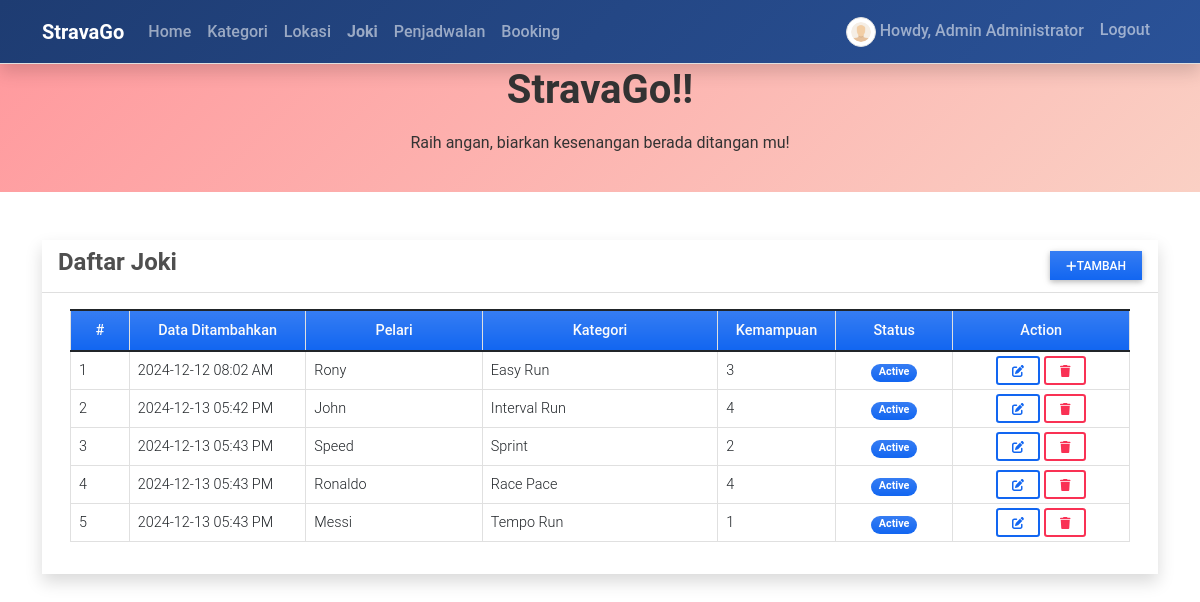
/joki (signed in), run on the app's committed database.
### reservationApp/models.py (models this page shows)
class Run(models.Model):
    category = models.ForeignKey(Category,on_delete=models.CASCADE, blank= True, null = True)
    bus_number = models.CharField(max_length=250)
    seats = models.FloatField(max_length=5, default=0)
    status = models.CharField(max_length=2, choices=(('1','Active'),('2','Inactive')), default=1)
    date_created = models.DateTimeField(default=timezone.now)
    date_updated = models.DateTimeField(auto_now=True)
    class Meta:
        db_table = 'bus'
    def __str__(self):
        return self.bus_number

class Category(models.Model):
    name = models.CharField(max_length=250)
    description = models.TextField()
    status = models.CharField(max_length=2, choices=(('1','Active'),('2','Inactive')), default=1)
    date_created = models.DateTimeField(default=timezone.now)
    date_updated = models.DateTimeField(auto_now=True)
    def __str__(self):
        return self.name

### reservationApp/views.py (the view)
# urls.py: path('joki',views.bus_mgt,name='bus-page'),
@login_required
def bus_mgt(request):
    context['page_title'] = "Buses"
    buses = Run.objects.all()
    context['buses'] = buses
    return render(request, 'bus_mgt.html', context)

### reservationApp/templates/bus_mgt.html (shortened to what this page needs)
{% extends 'base.html' %} {% load humanize %} {% block pageContent %}
<div class="col-lg-12 col-md-12 col-sm-12 col-xs-12">
    <div class="card card-default rounded-0 shadow ">
        <div class="card-header">
            <div class="d-flex w-100 align-items-center justify-content-between">
                <h4 class="card-title fw-bold">Daftar Joki</h4>
                <div class="tools">
                    <button type="button" class="btn btn-primary rounded-0 bg-gradient btn-sm" id='add_new'><i class="fa fa-plus"></i>Tambah</button>
                </div>
            </div>
        </div>
        <div class="card-body">
            <div class="container-fluid">
                <table class="table table-bordered" id="bus-list">
                    <colgroup>
                        <col width="5%">
                        <col width="15%">
                        <col width="15%">
                        <col width="20%">
                        <col width="10%">
                        <col width="10%">
                        <col width="15%">
                    </colgroup>
                    <thead>
                        <tr class="bg-gradient bg-primary bg-opacity-50 text-light">
                            <th class="px-2 py-2 text-center">#</th>
                            <th class="px-2 py-2 text-center">Data Ditambahkan</th>
                            <th class="px-2 py-2 text-center">Pelari</th>
                            <th class="px-2 py-2 text-center">Kategori</th>
                            <th class="px-2 py-2 text-center">Kemampuan</th>
                            <th class="px-2 py-2 text-center">Status</th>
                            <th class="px-2 py-2 text-center">Action</th>
                        </tr>
                    </thead>
                    <tbody>
                        {% for bus in buses %}
                        <tr>
                            <td class="px-2 py-1 align-middle">{{ forloop.counter }}</td>
                            <td class="px-2 py-1 align-middle">{{ bus.date_created|date:"Y-m-d h:i A" }}</td>
                            <td class="px-2 py-1 align-middle">{{ bus }}</td>
                            <td class="px-2 py-1 align-middle">{{ bus.category }}</td>
                            <td class="px-2 py-1 align-middle">{{ bus.seats|floatformat:0|intcomma }}</td>
                            <td class="px-1 py-1 align-middle text-center">
                                {% if bus.status == '1' %}
                                <span class="badge bg-primary bg-gradient rounded-pill px-2">Active</span> {% else %}
                                <span class="badge bg-secondary bg-gradient rounded-pill px-2">Inactive</span> {% endif %}
                            </td>
                            <td class="px-2 py-1 align-middle text-center">
                                <a class="btn btn-outline-primary btn-sm edit-data" href="javascript:void(0)" data-id="{{ bus.pk }}" title="Edit">
                                    <i class="fa fa-edit"></i>
                                </a>
                                <button class="btn btn-outline-danger btn-sm delete-data" type="button" data-id="{{ bus.pk }}" title="Delete">
                                    <i class="fa fa-trash"></i>
                                </button>
                            </td>
                        </tr>
                        {% endfor %}
                    </tbody>
                </table>
            </div>
        </div>
    </div>
</div>
{% endblock pageContent %}

### reservationApp/templates/topNavigation.html (shortened to what this page needs)
{% load static %}
<header>
    <nav class="navbar navbar-expand-lg navbar-dark fixed-top shadow border-bottom">
        <div class="container">
            <span class="navbar-brand">StravaGo</span>
            <div class="collapse navbar-collapse" id="navbarExample01">
                <ul class="navbar-nav me-auto mb-2 mb-lg-0" id="topNav">
                    <li class="nav-item">
                        <a class="nav-link" aria-current="page" href="{% url 'home-page' %}">Home</a>
                    </li>
                    {% if user.id %}
                    <li class="nav-item">
                        <a class="nav-link" aria-current="page" href="{% url 'category-page' %}">Kategori</a>
                    </li>
                    <li class="nav-item">
                        <a class="nav-link" aria-current="page" href="{% url 'location-page' %}">Lokasi</a>
                    </li>
                    <li class="nav-item">
                        <a class="nav-link" aria-current="page" href="{% url 'bus-page' %}">Joki</a>
                    </li>
                    <li class="nav-item">
                        <a class="nav-link" aria-current="page" href="{% url 'schedule-page' %}">Penjadwalan</a>
                    </li>
                    <li class="nav-item">
                        <a class="nav-link" aria-current="page" href="{% url 'booking-page' %}">Booking</a>
                    </li>
                    {% endif %}
                </ul>
                <ul class="navbar-nav d-flex flex-row">
                    {% if user.id %}
                    <li class="nav-item me-3 me-lg-0">
                        <a class="nav-link" href="{% url 'profile' %}">
                            <span class="me-1"><img src="{{ MEDIA_URL }}/default/default-avatar.png" alt="User Avatar" id="user-avatar" class="img-thumbnail rounded-circle"></span>Howdy, {{ user.first_name }} {{user.last_name}}
                        </a>
                    </li>
                    <li class="nav-item me-3 me-lg-0">
                        <a class="nav-link" href="{% url 'logout' %}">Logout</a>
                    </li>
                    {% else %}
                    <li class="nav-item me-3 me-lg-0">
                        <a class="nav-link" href="{% url 'login' %}">Login</a>
                    </li>
                    {% endif %}
                </ul>
            </div>
        </div>
    </nav>
    <div id="intro" class="pt-2 text-center">
        <h1 class="mb-3">StravaGo!!</h1>
        <p class="mb-3">Raih angan, biarkan kesenangan berada ditangan mu!</p>
    </div>
</header>

### static/assets/default/css/style.css (style rules this page uses)
html, body { height: 100%; width: 100%; max-height: 100%; overflow: auto; display: flex; flex-direction: column; }
body>header { flex-shrink: auto; }
#user-avatar { width: 1.8rem; height: 1.8rem; object-fit: scale-down; object-position: center center; }
.nav-item.active a.nav-link { font-weight: bolder !important; }

### reservationApp/templates/topNavigation.html (style rules this page uses)
#intro { margin-top: 58px; background: linear-gradient(135deg, #ff9a9e, #fad0c4); color: #333; padding: 20px 0; }
#intro h1 { font-size: 2.5rem; font-weight: bold; }
.navbar { background: linear-gradient(135deg, #1e3c72, #2a5298); }
.navbar .nav-link { color: #fff; font-weight: 500; transition: color 0.3s ease; }
.navbar-brand { color: #fff; font-size: 1.25rem; font-weight: bold; }
#user-avatar { width: 30px; height: 30px; }
.shadow { box-shadow: 0 4px 6px rgba(0, 0, 0, 0.1); }

### data on the page
Run: date_created "2024-12-12 08:02 AM", bus_number "Rony", category "Easy Run", seats "3", status "Active"
Run: date_created "2024-12-13 05:42 PM", bus_number "John", category "Interval Run", seats "4", status "Active"
Run: date_created "2024-12-13 05:43 PM", bus_number "Speed", category "Sprint", seats "2", status "Active"
Run: date_created "2024-12-13 05:43 PM", bus_number "Ronaldo", category "Race Pace", seats "4", status "Active"
Run: date_created "2024-12-13 05:43 PM", bus_number "Messi", category "Tempo Run", seats "1", status "Active"

### other printed values
{{ user.first_name }} "Admin"
{{ user.last_name }} "Administrator"
